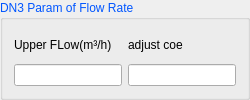
         <widget class="QGroupBox" name="gBox_DN3_Flow">
          <property name="palette">
           <palette>
            <active>
             <colorrole role="WindowText">
              <brush brushstyle="SolidPattern">
               <color alpha="255">
                <red>0</red>
                <green>85</green>
                <blue>255</blue>
               </color>
              </brush>
             </colorrole>
            </active>
            <inactive>
             <colorrole role="WindowText">
              <brush brushstyle="SolidPattern">
               <color alpha="255">
                <red>0</red>
                <green>85</green>
                <blue>255</blue>
               </color>
              </brush>
             </colorrole>
            </inactive>
            <disabled>
             <colorrole role="WindowText">
              <brush brushstyle="SolidPattern">
               <color alpha="255">
                <red>120</red>
                <green>120</green>
                <blue>120</blue>
               </color>
              </brush>
             </colorrole>
            </disabled>
           </palette>
          </property>
          <property name="title">
           <string>DN3 Param of Flow Rate</string>
          </property>
          <layout class="QHBoxLayout" name="horizontalLayout_2">
           <item>
            <layout class="QVBoxLayout" name="verticalLayout">
             <item>
              <widget class="QLabel" name="label_20">
               <property name="minimumSize">
                <size>
                 <width>90</width>
                 <height>25</height>
                </size>
               </property>
               <property name="maximumSize">
                <size>
                 <width>16777215</width>
                 <height>40</height>
                </size>
               </property>
               <property name="palette">
                <palette>
                 <active>
                  <colorrole role="WindowText">
                   <brush brushstyle="SolidPattern">
                    <color alpha="255">
                     <red>0</red>
                     <green>0</green>
                     <blue>0</blue>
                    </color>
                   </brush>
                  </colorrole>
                 </active>
                 <inactive>
                  <colorrole role="WindowText">
                   <brush brushstyle="SolidPattern">
                    <color alpha="255">
                     <red>0</red>
                     <green>0</green>
                     <blue>0</blue>
                    </color>
                   </brush>
                  </colorrole>
                 </inactive>
                 <disabled>
                  <colorrole role="WindowText">
                   <brush brushstyle="SolidPattern">
                    <color alpha="255">
                     <red>120</red>
                     <green>120</green>
                     <blue>120</blue>
                    </color>
                   </brush>
                  </colorrole>
                 </disabled>
                </palette>
               </property>
               <property name="text">
                <string>Upper FLow(m³/h)</string>
               </property>
              </widget>
             </item>
             <item>
              <widget class="QLineEdit" name="lineEdit_DN3_UpperFlow"/>
             </item>
            </layout>
           </item>
           <item>
            <layout class="QVBoxLayout" name="verticalLayout_2">
             <item>
              <widget class="QLabel" name="label_21">
               <property name="minimumSize">
                <size>
                 <width>55</width>
                 <height>25</height>
                </size>
               </property>
               <property name="palette">
                <palette>
                 <active>
                  <colorrole role="WindowText">
                   <brush brushstyle="SolidPattern">
                    <color alpha="255">
                     <red>0</red>
                     <green>0</green>
                     <blue>0</blue>
                    </color>
                   </brush>
                  </colorrole>
                 </active>
                 <inactive>
                  <colorrole role="WindowText">
                   <brush brushstyle="SolidPattern">
                    <color alpha="255">
                     <red>0</red>
                     <green>0</green>
                     <blue>0</blue>
                    </color>
                   </brush>
                  </colorrole>
                 </inactive>
                 <disabled>
                  <colorrole role="WindowText">
                   <brush brushstyle="SolidPattern">
                    <color alpha="255">
                     <red>120</red>
                     <green>120</green>
                     <blue>120</blue>
                    </color>
                   </brush>
                  </colorrole>
                 </disabled>
                </palette>
               </property>
               <property name="text">
                <string>adjust coe</string>
               </property>
              </widget>
             </item>
             <item>
              <widget class="QLineEdit" name="lineEdit_DN3_adjust"/>
             </item>
            </layout>
           </item>
          </layout>
         </widget>
